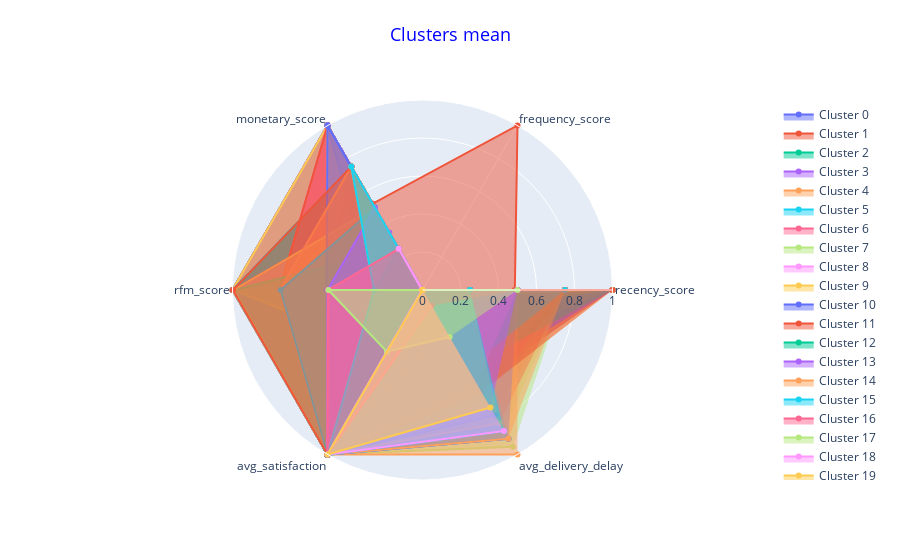

The notebook cell this image was saved under:
### Code cell
plot_radars(data=X_test_clusters, group="cluster_labels")
